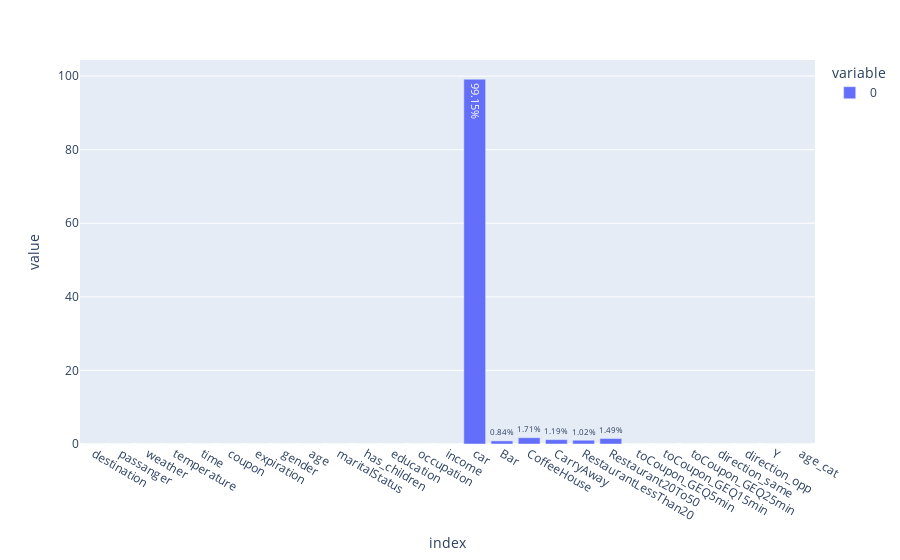

The notebook cell this image was saved under:
### Markdown cell above
2. Investigate the dataset for missing or problematic data.

### Code cell
# Check for nulls and either fill or remove the columns. In our case, `car` column is 99% null and hence its not point having the column for the current analysi and hence could dropped, .The only others pending are Bar, CoffeeHouse, carryAway, etc. 
plot_null_check(data);

### Figure 1 — Plotly figure (JSON) as saved in the notebook; plotly's stock layout.template omitted (floating-point values rounded to 4 significant figures)
{"data": [{"alignmentgroup": "True", "hovertemplate": "variable=0<br>index=%{x}<br>value=%{text}<extra></extra>", "legendgroup": "0", "marker": {"color": "#636efa", "pattern": {"shape": ""}}, "name": "0", "offsetgroup": "0", "orientation": "v", "showlegend": true, "text": ["0.00%", "0.00%", "0.00%", "0.00%", "0.00%", "0.00%", "0.00%", "0.00%", "0.00%", "0.00%", "0.00%", "0.00%", "0.00%", "0.00%", "99.15%", "0.84%", "1.71%", "1.19%", "1.02%", "1.49%", "0.00%", "0.00%", "0.00%", "0.00%", "0.00%", "0.00%", "0.00%"], "textposition": "auto", "type": "bar", "x": ["destination", "passanger", "weather", "temperature", "time", "coupon", "expiration", "gender", "age", "maritalStatus", "has_children", "education", "occupation", "income", "car", "Bar", "CoffeeHouse", "CarryAway", "RestaurantLessThan20", "Restaurant20To50", "toCoupon_GEQ5min", "toCoupon_GEQ15min", "toCoupon_GEQ25min", "direction_same", "direction_opp", "Y", "age_cat"], "xaxis": "x", "y": [0, 0, 0, 0, 0, 0, 0, 0, 0, 0, 0, 0, 0, 0, 99.15, 0.8436, 1.711, 1.19, 1.025, 1.49, 0, 0, 0, 0, 0, 0, 0], "yaxis": "y"}], "layout": {"barmode": "relative", "legend": {"title": {"text": "variable"}, "tracegroupgap": 0}, "margin": {"t": 60}, "xaxis": {"anchor": "y", "domain": [0, 1], "title": {"text": "index"}}, "yaxis": {"anchor": "x", "domain": [0, 1], "title": {"text": "value"}}}}
